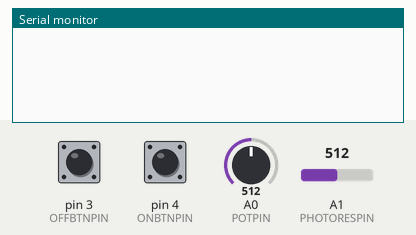
Simulated run of this sketch. Board: Arduino Uno, built with avr-gcc and run on an emulated ATmega328P. On the bench: the last lines printed to the serial monitor. Inputs (shaded band) come from the test bench; at power-on: pin 4 (ONBTNPIN) LOW, A1 (PHOTORESPIN) = 512, pin 3 (OFFBTNPIN) LOW, A0 (POTPIN) = 512.

Above: at 1.2 s.
1.3 s: pin 4 (ONBTNPIN) pulled HIGH for 0.15 s
At 2.4 s:
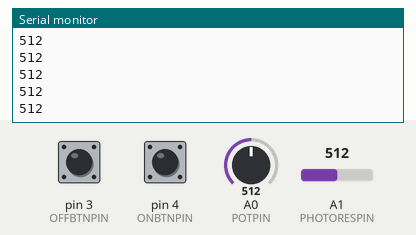
4.0 s: A1 (PHOTORESPIN) set to 716
At 5.1 s:
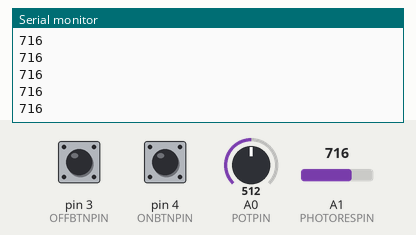
5.5 s: A1 (PHOTORESPIN) set to 900
At 6.6 s:
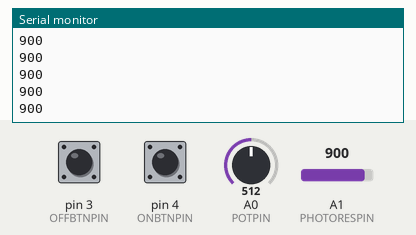
Timing chart, 0 to 8.5 s (numbered marks = the images above; inputs shaded):
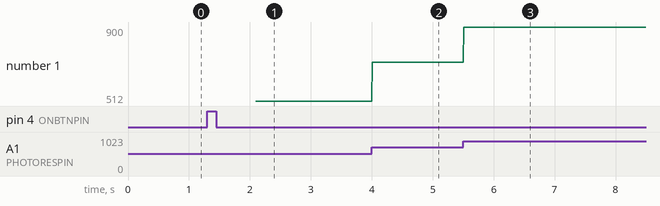

Measured:
- after the input at 1.3 s, the serial monitor: prints a new line after 0.80 s (image 1)
- after the input at 4.0 s, the serial monitor: prints a new line at once (image 2)
- after the input at 5.5 s, the serial monitor: prints a new line at once (image 3)
- plotted number 1: 512 → 716 after the input at 4.0 s, 716 → 900 after the input at 5.5 s

The sketch:

2_timer.ino
```cpp
#define POTPIN 0       // The potentiometer is connected to A0
#define PHOTORESPIN 1  // The photo resistor is connected to A1
#define ONBTNPIN 4
#define  OFFBTNPIN 3

bool onState = false;
float samplingRate;

void setup()
{
  Serial.begin(9600);

  // Set up the pushButton pins to be an input
  pinMode(ONBTNPIN, INPUT);
  pinMode(OFFBTNPIN, INPUT);

  // initialize timer1
  noInterrupts();           // disable all interrupts
  TCCR1A = 0;
  TCCR1B = 0;
  TCNT1 = 0;
  TCCR1B |= (1 << CS12);    // 256 prescaler
  TIMSK1 |= (1 << TOIE1);   // enable timer overflow interrupt
  interrupts();             // enable all interrupts
}

ISR(TIMER1_OVF_vect)        // interrupt service routine that wraps a user defined function supplied by attachInterrupt
{
  if (onState) { // onBtn was pressed
    noInterrupts();           // disable all interrupts
    TCCR1A = 0;
    TCCR1B = 0;
    TCNT1 = samplingRate;
    TCCR1B |= (1 << CS12);    // 256 prescaler
    TIMSK1 |= (1 << TOIE1);   // enable timer overflow interrupt
    interrupts();             // enable all interrupts

    int lightLevel = analogRead(PHOTORESPIN);
    Serial.println(lightLevel);
  }
}

void loop()
{
  // read potPin and set samplingRate
  if (onState == false) {
    int sensorValue = analogRead(POTPIN);
    float value = map(sensorValue, 0, 1023, 1, 200); // 0 - 1023 to 0.5Hz to 100Hz (divide double the value)
    samplingRate = 65536-(16*1000000/256/value); // timer1: 65536-(16MHz/256/1) = 0.5Hz = 3036
  }

  if ((digitalRead(ONBTNPIN) == HIGH)) { // onBtn pressed
    onState = true;
  }
  if ((digitalRead(OFFBTNPIN) == HIGH)) { // offBtn pressed
    onState = false;
  }
}
```
